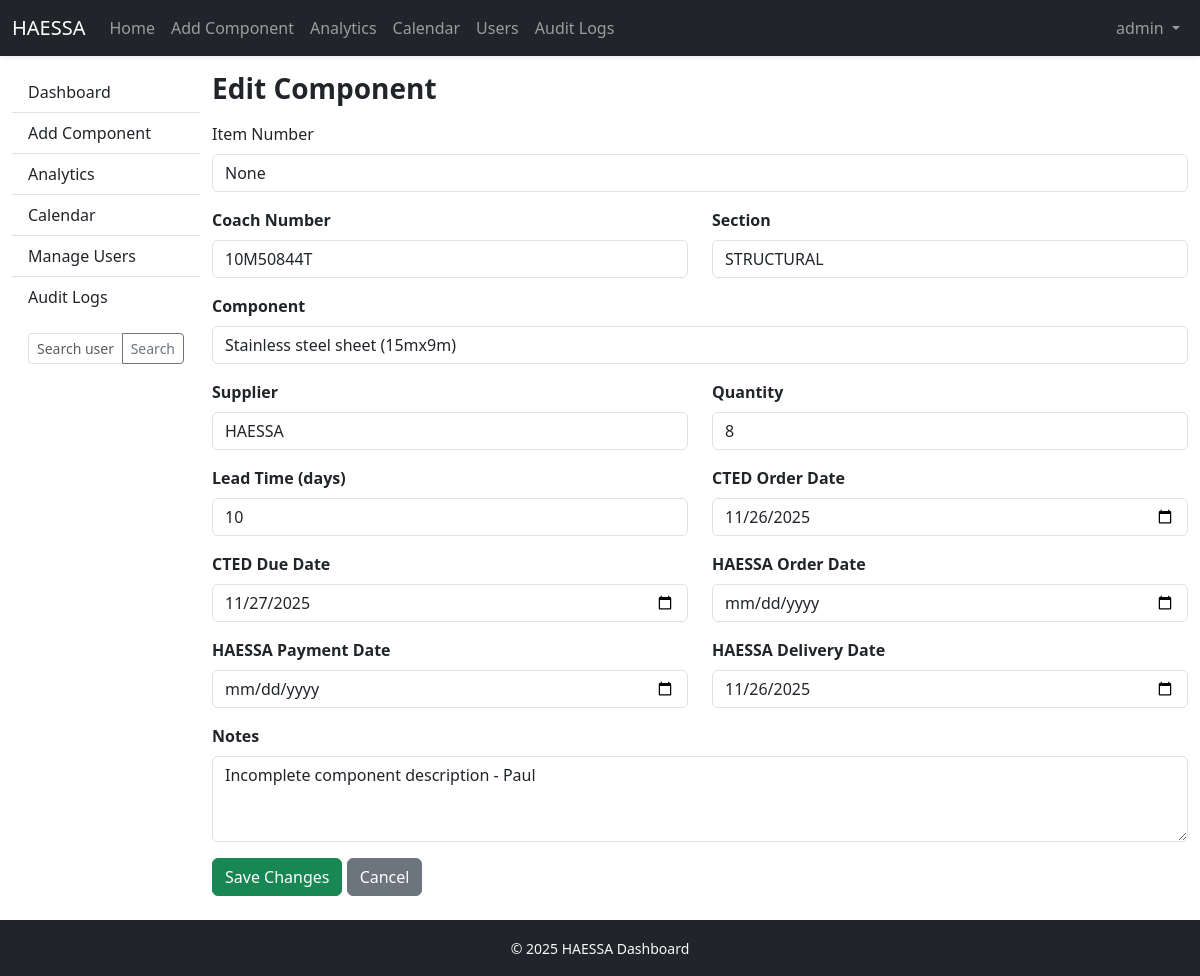
Screenshot of /component/edit/724 (signed in) with the database file from the repository.
### app.py (models this page shows, shortened)
class User(UserMixin, db.Model):
    __tablename__ = "users"
    id = db.Column(db.Integer, primary_key=True)
    username = db.Column(db.String(120), unique=True, nullable=False)
    password = db.Column(db.String(200), nullable=False)
    role = db.Column(db.String(20), default="viewer")
    updated_at = db.Column(db.DateTime)
    updated_by = db.Column(db.String(120))

class Components(db.Model):
    __tablename__ = "components"
    id = db.Column(db.Integer, primary_key=True)
    Item_no = db.Column(db.String(50), nullable=True)
    Coach_no = db.Column(db.String(50))
    Section = db.Column(db.String(100))
    Component = db.Column(db.String(200))
    Supplier = db.Column(db.String(200))
    Quantity = db.Column(db.Integer)
    Lead_time = db.Column(db.Integer)
    CTED_order_date = db.Column(db.String(50))
    CTED_due_date = db.Column(db.String(50))
    HAESSA_order_date = db.Column(db.String(50))
    HAESSA_delivery_date = db.Column(db.String(50))
    HAESSA_pay_date = db.Column(db.String(50))
    Component_status = db.Column(db.String(50))
    Notes = db.Column(db.String(300))

### app.py (the view, shortened to what this page needs)
@app.route("/component/edit/<int:id>", methods=["GET", "POST"])
@login_required
@role_required("admin", "editor")
def edit_component(id):
    c = Components.query.get_or_404(id)
    return render_template("edit_component.html", component=c)

### app.py (called while the page is built)
@login_manager.user_loader
def load_user(uid):
    try:
        return User.query.get(int(uid))
    except:
        return None

def role_required(*roles):
    def wrapper(fn):
        @wraps(fn)
        def decorated(*a, **kw):
            if not current_user.is_authenticated:
                return redirect(url_for("login"))
            if current_user.role not in roles:
                flash("No permission for this page.", "danger")
                return redirect(url_for("home"))
            return fn(*a, **kw)
        return decorated
    return wrapper

@app.context_processor
def add_globals():
    return {"datetime": datetime}

### templates/edit_component.html (shortened to what this page needs)
{% extends "base.html" %}
{% block content %}
<h3 class="fw-bold mb-3">Edit Component</h3>
<form method="POST">
    <div class="row">
       <div class="mb-3">
            <label class="form-label">Item Number</label>
            <input type="text" name="Item_no" class="form-control" value="{{ component.Item_no }}" required>
       </div>
        <div class="col-md-6 mb-3">
            <label class="form-label fw-bold">Coach Number</label>
            <input type="text" class="form-control"
                   name="Coach_no"
                   value="{{ component.Coach_no }}"
                   data-old="{{ component.Coach_no }}">
        </div>
        <div class="col-md-6 mb-3">
            <label class="form-label fw-bold">Section</label>
            <input type="text" class="form-control"
                   name="Section"
                   value="{{ component.Section }}"
                   data-old="{{ component.Section }}">
        </div>
        <div class="col-md-12 mb-3">
            <label class="form-label fw-bold">Component</label>
            <input type="text" class="form-control"
                   name="Component"
                   value="{{ component.Component }}"
                   data-old="{{ component.Component }}">
        </div>
        <div class="col-md-6 mb-3">
            <label class="form-label fw-bold">Supplier</label>
            <input type="text" class="form-control"
                   name="Supplier"
                   value="{{ component.Supplier }}"
                   data-old="{{ component.Supplier }}">
        </div>
        <div class="col-md-6 mb-3">
            <label class="form-label fw-bold">Quantity</label>
            <input type="number" class="form-control"
                   name="Quantity"
                   value="{{ component.Quantity }}"
                   data-old="{{ component.Quantity }}">
        </div>
        <div class="col-md-6 mb-3">
            <label class="form-label fw-bold">Lead Time (days)</label>
            <input type="number" class="form-control"
                   name="Lead_time"
                   value="{{ component.Lead_time }}"
                   data-old="{{ component.Lead_time }}">
        </div>
        <div class="col-md-6 mb-3">
            <label class="form-label fw-bold">CTED Order Date</label>
            <input type="date" class="form-control"
                   name="CTED_order_date"
                   value="{{ component.CTED_order_date }}"
                   data-old="{{ component.CTED_order_date }}">
        </div>
        <div class="col-md-6 mb-3">
            <label class="form-label fw-bold">CTED Due Date</label>
            <input type="date" class="form-control"
                   name="CTED_due_date"
                   value="{{ component.CTED_due_date }}"
                   data-old="{{ component.CTED_due_date }}">
        </div>
        <div class="col-md-6 mb-3">
            <label class="form-label fw-bold">HAESSA Order Date</label>
            <input type="date" class="form-control"
                   name="HAESSA_order_date"
                   value="{{ component.HAESSA_order_date }}"
                   data-old="{{ component.HAESSA_order_date }}">
        </div>
        <div class="col-md-6 mb-3">
            <label class="form-label fw-bold">HAESSA Payment Date</label>
            <input type="date" class="form-control"
                   name="HAESSA_pay_date"
                   value="{{ component.HAESSA_pay_date }}"
                   data-old="{{ component.HAESSA_pay_date }}">
        </div>
        <div class="col-md-6 mb-3">
            <label class="form-label fw-bold">HAESSA Delivery Date</label>
            <input type="date" class="form-control"
                   name="HAESSA_delivery_date"
                   value="{{ component.HAESSA_delivery_date }}"
                   data-old="{{ component.HAESSA_delivery_date }}">
        </div>
        <div class="col-md-12 mb-3">
            <label class="form-label fw-bold">Notes</label>
            <textarea class="form-control" name="Notes"
                      rows="3"
                      data-old="{{ component.Notes }}">{{ component.Notes }}</textarea>
        </div>
    </div>
    <button class="btn btn-success">Save Changes</button>
    <a href="{{ url_for('home') }}" class="btn btn-secondary">Cancel</a>
</form>
{% endblock %}

### templates/base.html (shortened to what this page needs)
<!doctype html>
<html lang="en">
<head>
  <link href="https://cdn.jsdelivr.net/npm/bootstrap@5.3.3/dist/css/bootstrap.min.css" rel="stylesheet">
  <link href="/static/css/styles.css" rel="stylesheet">
</head>
<body>
<nav class="navbar navbar-expand-lg navbar-dark bg-dark shadow-sm">
  <div class="container-fluid">
    <a class="navbar-brand d-flex align-items-center" href="{{ url_for('home') }}">
      <span class="brand-mark">HAESSA</span>
    </a>
    <div class="collapse navbar-collapse" id="navMenu">
      <ul class="navbar-nav me-auto mb-2 mb-lg-0">
        <li class="nav-item">
          <a class="nav-link {% if request.endpoint=='home' %}active{% endif %}"
             href="{{ url_for('home') }}">Home</a>
        </li>
        {% if current_user.is_authenticated and current_user.role in ["admin", "editor"] %}
        <li class="nav-item">
            <a class="nav-link" href="{{ url_for('add_component') }}">Add Component</a>
        </li>
        {% endif %}
        <li class="nav-item">
          <a class="nav-link {% if request.endpoint=='analytics' %}active{% endif %}"
             href="{{ url_for('analytics') }}">Analytics</a>
        </li>
        <li class="nav-item">
          <a class="nav-link {% if request.endpoint=='calendar_view' %}active{% endif %}"
             href="{{ url_for('calendar_view') }}">Calendar</a>
        </li>
        {% if current_user.is_authenticated and current_user.role == 'admin' %}
          <li class="nav-item">
            <a class="nav-link {% if request.endpoint=='manage_users' %}active{% endif %}"
               href="{{ url_for('manage_users') }}">Users</a>
          </li>
          <li class="nav-item">
            <a class="nav-link {% if request.endpoint=='audit_logs' %}active{% endif %}"
               href="{{ url_for('audit_logs') }}">Audit Logs</a>
          </li>
        {% endif %}
      </ul>
      <ul class="navbar-nav ms-auto">
        {% if current_user.is_authenticated %}
          <li class="nav-item dropdown">
            <a class="nav-link dropdown-toggle" href="#" role="button" data-bs-toggle="dropdown">
              {{ current_user.username }}
            </a>
          </li>
        {% else %}
          <li class="nav-item"><a class="nav-link" href="{{ url_for('login') }}">Login</a></li>
        {% endif %}
      </ul>
    </div>
  </div>
</nav>
<div class="container-fluid mt-3">
  <div class="row">
    <aside class="col-lg-2 d-none d-lg-block sidebar pe-0">
      <div class="list-group list-group-flush">
        <a href="{{ url_for('home') }}"
           class="list-group-item list-group-item-action {% if request.endpoint=='home' %}active{% endif %}">
          Dashboard
        </a>
        <a href="{{ url_for('add_component') }}"
           class="list-group-item list-group-item-action {% if request.endpoint=='add_component' %}active{% endif %}">
          Add Component
        </a>
        <a href="{{ url_for('analytics') }}"
           class="list-group-item list-group-item-action {% if request.endpoint=='analytics' %}active{% endif %}">
          Analytics
        </a>
        <a href="{{ url_for('calendar_view') }}"
           class="list-group-item list-group-item-action {% if request.endpoint=='calendar_view' %}active{% endif %}">
          Calendar
        </a>
        {% if current_user.is_authenticated and current_user.role == 'admin' %}
          <a href="{{ url_for('manage_users') }}"
             class="list-group-item list-group-item-action {% if request.endpoint=='manage_users' %}active{% endif %}">
            Manage Users
          </a>
          <a href="{{ url_for('audit_logs') }}"
             class="list-group-item list-group-item-action {% if request.endpoint=='audit_logs' %}active{% endif %}">
            Audit Logs
          </a>
        {% endif %}
      </div>
      {% if current_user.is_authenticated and current_user.role == 'admin' %}
      <div class="p-3">
        <form id="sidebar-search" method="get" action="{{ url_for('manage_users') }}">
          <div class="input-group input-group-sm">
            <input name="q" class="form-control" placeholder="Search users..."
                   value="{{ request.args.get('q','') }}">
            <button class="btn btn-outline-secondary" type="submit">Search</button>
          </div>
        </form>
      </div>
      {% endif %}
    </aside>
    <main class="col-lg-10 col-12">
      {% block content %}{% endblock %}
    </main>
  </div>
</div>
<footer class="mt-4 py-3 bg-dark text-light text-center">
  <small>&copy; {{ datetime.utcnow().year }} HAESSA Dashboard</small>
</footer>
</body>
</html>

### rows the page displays
User: username "admin"
Components: Item_no "None", Coach_no "10M50844T", Section "STRUCTURAL", Component "Stainless steel sheet (15mx9m)", Supplier "HAESSA", Quantity "8", Lead_time "10", CTED_order_date "11/26/2025", CTED_due_date "11/27/2025", HAESSA_delivery_date "11/26/2025", Notes "Incomplete component description - Paul"
